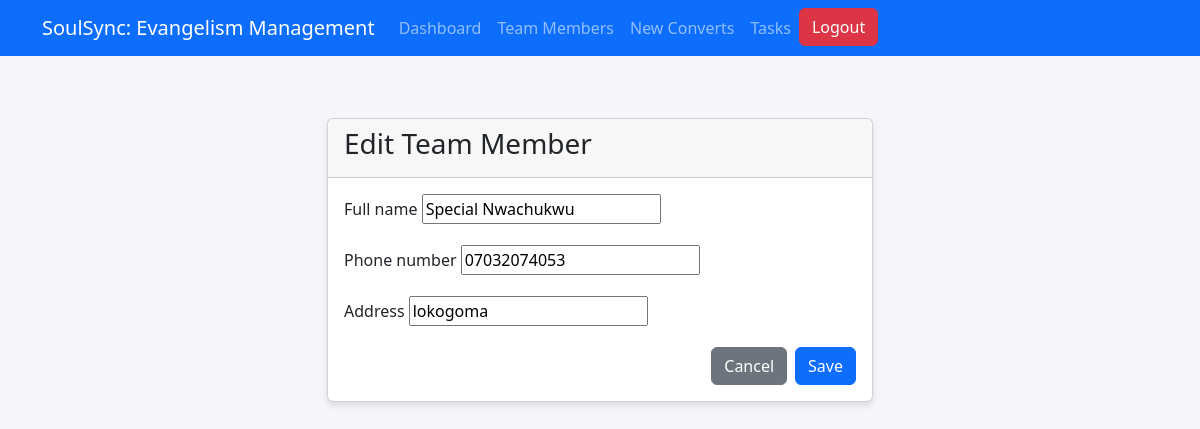
/team-member-update/1/ (signed in), run on the app's committed database.
### core/models.py (models this page shows, shortened)
class EvangelismTeamMember(models.Model):
    full_name = models.CharField(max_length=100)
    phone_number = models.CharField(max_length=100)
    address = models.CharField(max_length=100)
    updated_at = models.DateTimeField(auto_now=True)
    date_joined = models.DateTimeField(auto_now_add=True)
    class Meta:
        verbose_name_plural = "Evangelism Team Members"

### core/views.py (the view)
# urls.py: path('team-member-update/<int:pk>/', views.evangelism_team_member_update, name='team_member_update'),
@login_required
def evangelism_team_member_update(request, pk):
    team_member = get_object_or_404(EvangelismTeamMember, pk=pk)
    if request.method == 'POST':
        form = EvangelismTeamMemberForm(request.POST, instance=team_member)
        if form.is_valid():
            form.save()
            messages.success(request, 'Team member updated successfully.')
            return redirect('team_member_list')
    else:
        form = EvangelismTeamMemberForm(instance=team_member)
    return render(request, 'evangelism/team_member_form.html', {'form': form})

### core/forms.py (shortened to what this page needs)
class EvangelismTeamMemberForm(forms.ModelForm):
    phone_number = forms.CharField(
        validators=[PhoneNumberValidator()],
        help_text='Enter phone number with country code'
    )
    class Meta:
        model = EvangelismTeamMember
        fields = ['full_name', 'phone_number', 'address']

### core/templates/evangelism/team_member_form.html (shortened to what this page needs)
{% extends 'evangelism/base.html' %}
{% block content %}
<div class="row justify-content-center">
    <div class="col-md-8 col-lg-6 mt-5">
        <div class="card">
            <div class="card-header">
                <h3>{% if form.instance.pk %}Edit{% else %}Add{% endif %} Team Member</h3>
            </div>
            <div class="card-body">
                <form method="post">
                    {% for field in form %}
                        <div class="mb-3">
                            <label class="form-label">{{ field.label }}</label>
                            {{ field }}
                        </div>
                    {% endfor %}
                    <div class="d-grid gap-2 d-md-flex justify-content-md-end">
                        <a href="{% url 'team_member_list' %}" class="btn btn-secondary">Cancel</a>
                        <button type="submit" class="btn btn-primary">Save</button>
                    </div>
                </form>
            </div>
        </div>
    </div>
</div>
{% endblock %}

### core/templates/evangelism/base.html (style rules this page uses)
body { padding-top: 70px; background-color: #f4f6f9; }
.card { margin-bottom: 20px; box-shadow: 0 4px 6px rgba(0,0,0,0.1); }

### data on the page
EvangelismTeamMember: form "Special Nwachukwu" "07032074053" "lokogoma"

### other printed values
{{ field.label }} "Full name" "Phone number" "Address"
